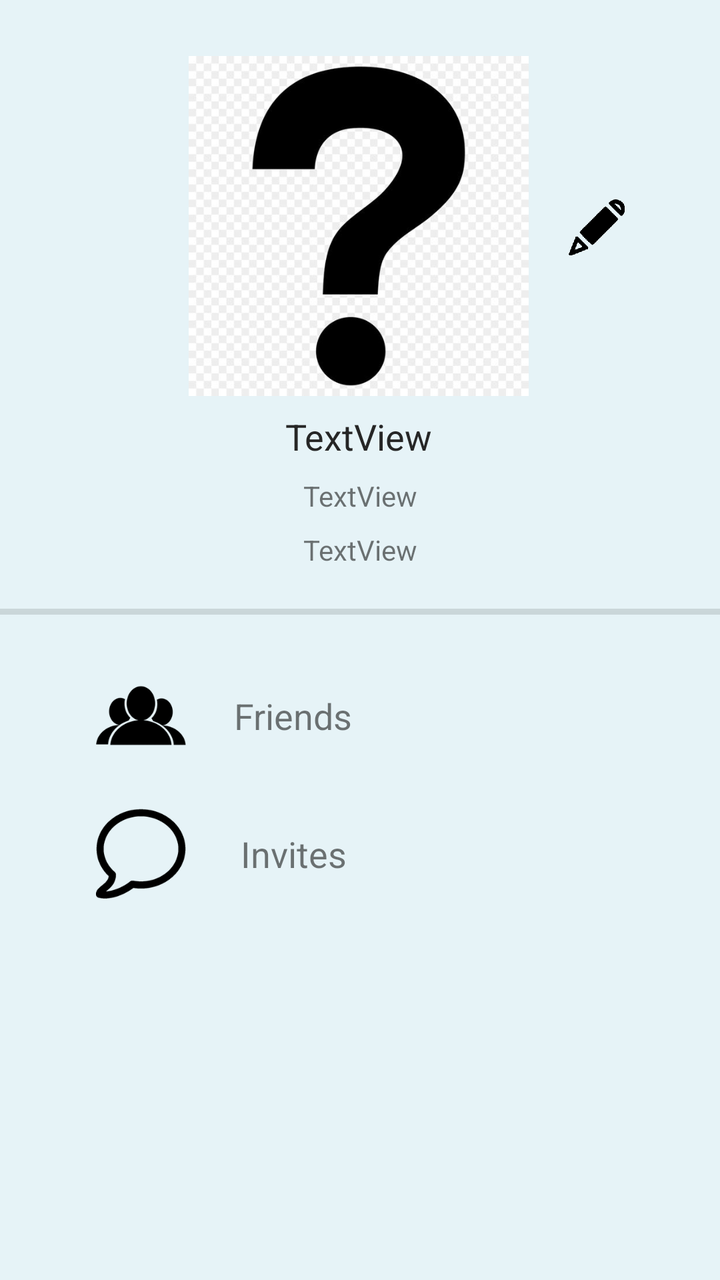
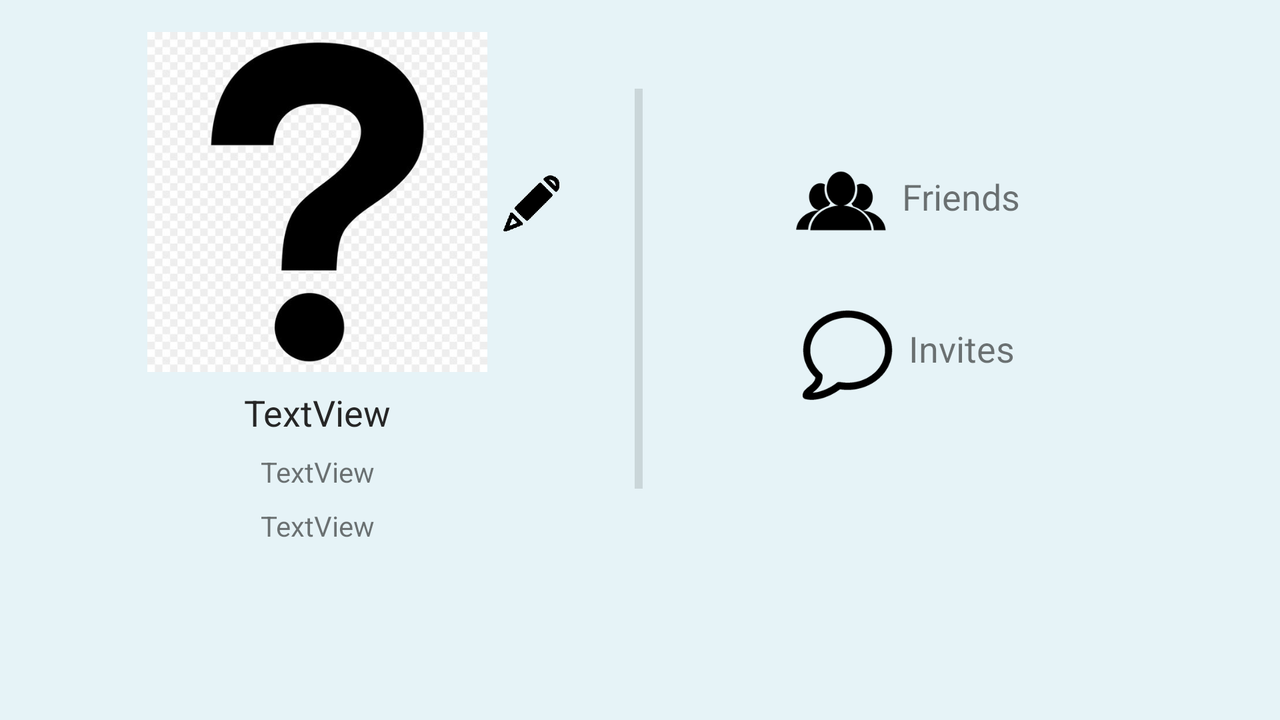

Compare how this app lays out the same screen by default and in its alternative resource folder. The renders come first, then the two layout files and the values they reference.
<!-- AndroidManifest.xml: application theme AppTheme -->
<!-- res/layout/profile.xml -->
<?xml version="1.0" encoding="utf-8"?>
<androidx.constraintlayout.widget.ConstraintLayout xmlns:android="http://schemas.android.com/apk/res/android"
    xmlns:app="http://schemas.android.com/apk/res-auto"
    xmlns:tools="http://schemas.android.com/tools"
    android:layout_width="match_parent"
    android:layout_height="match_parent"
    android:background="@color/lightBlue">

    <ImageView
        android:id="@+id/imageViewProfilePic"
        android:layout_width="170dp"
        android:layout_height="170dp"
        android:layout_marginTop="28dp"
        app:layout_constraintEnd_toEndOf="parent"
        app:layout_constraintHorizontal_bias="0.497"
        app:layout_constraintStart_toStartOf="parent"
        app:layout_constraintTop_toTopOf="parent"
        app:srcCompat="@drawable/intorrogation_mark" />

    <TextView
        android:id="@+id/textViewName"
        android:layout_width="wrap_content"
        android:layout_height="wrap_content"
        android:layout_marginTop="8dp"
        android:text="TextView"
        android:textColor="@color/darkGray"
        android:textSize="18sp"
        app:layout_constraintEnd_toEndOf="@+id/imageViewProfilePic"
        app:layout_constraintStart_toStartOf="@+id/imageViewProfilePic"
        app:layout_constraintTop_toBottomOf="@+id/imageViewProfilePic" />

    <TextView
        android:id="@+id/textViewHomeTown"
        android:layout_width="wrap_content"
        android:layout_height="wrap_content"
        android:layout_marginTop="8dp"
        android:text="TextView"
        app:layout_constraintEnd_toEndOf="parent"
        app:layout_constraintHorizontal_bias="0.5"
        app:layout_constraintStart_toStartOf="parent"
        app:layout_constraintTop_toBottomOf="@+id/textViewName" />

    <TextView
        android:id="@+id/textViewEmail"
        android:layout_width="wrap_content"
        android:layout_height="wrap_content"
        android:layout_marginTop="8dp"
        android:text="TextView"
        app:layout_constraintEnd_toEndOf="parent"
        app:layout_constraintStart_toStartOf="parent"
        app:layout_constraintTop_toBottomOf="@+id/textViewHomeTown" />

    <View
        android:id="@+id/divider2"
        android:layout_width="395dp"
        android:layout_height="3dp"
        android:layout_marginTop="20dp"
        android:background="?android:attr/listDivider"
        app:layout_constraintEnd_toEndOf="parent"
        app:layout_constraintHorizontal_bias="0.5"
        app:layout_constraintStart_toStartOf="parent"
        app:layout_constraintTop_toBottomOf="@+id/textViewEmail" />

    <ImageView
        android:id="@+id/imageViewEditPhoto"
        android:layout_width="wrap_content"
        android:layout_height="wrap_content"
        android:layout_marginStart="20dp"
        app:layout_constraintBottom_toBottomOf="@+id/imageViewProfilePic"
        app:layout_constraintStart_toEndOf="@+id/imageViewProfilePic"
        app:layout_constraintTop_toTopOf="@+id/imageViewProfilePic"
        app:layout_constraintVertical_bias="0.505"
        app:srcCompat="@drawable/edit_icon" />

    <ImageView
        android:id="@+id/imageView12"
        android:layout_width="45dp"
        android:layout_height="45dp"
        android:layout_marginStart="48dp"
        android:layout_marginTop="28dp"
        app:layout_constraintStart_toStartOf="parent"
        app:layout_constraintTop_toBottomOf="@+id/divider2"
        app:srcCompat="@drawable/friends_icon" />

    <TextView
        android:id="@+id/textView9"
        android:layout_width="wrap_content"
        android:layout_height="wrap_content"
        android:layout_marginStart="24dp"
        android:text="@string/friends"
        android:textSize="18sp"
        app:layout_constraintBottom_toBottomOf="@+id/imageView12"
        app:layout_constraintStart_toEndOf="@+id/imageView12"
        app:layout_constraintTop_toTopOf="@+id/imageView12" />

    <ImageView
        android:id="@+id/imageView13"
        android:layout_width="45dp"
        android:layout_height="45dp"
        android:layout_marginTop="24dp"
        app:layout_constraintEnd_toEndOf="@+id/imageView12"
        app:layout_constraintHorizontal_bias="1.0"
        app:layout_constraintStart_toStartOf="@+id/imageView12"
        app:layout_constraintTop_toBottomOf="@+id/imageView12"
        app:srcCompat="@drawable/messages_icon" />

    <TextView
        android:id="@+id/textView11"
        android:layout_width="wrap_content"
        android:layout_height="wrap_content"
        android:text="@string/messages"
        android:textSize="18sp"
        app:layout_constraintBottom_toBottomOf="@+id/imageView13"
        app:layout_constraintEnd_toEndOf="@+id/textView9"
        app:layout_constraintStart_toStartOf="@+id/textView9"
        app:layout_constraintTop_toTopOf="@+id/imageView13" />
</androidx.constraintlayout.widget.ConstraintLayout>
<!-- resources referenced by this layout -->
<resources>
  <color name="darkGray">#262626</color>
  <color name="lightBlue">#e6f3f7</color>
  <!-- drawable edit_icon: png bitmap (drawable-hdpi, 1239 bytes) -->
  <!-- drawable friends_icon: png bitmap (drawable-hdpi, 2380 bytes) -->
  <!-- drawable intorrogation_mark: jpg bitmap (drawable-hdpi, 12794 bytes) -->
  <!-- drawable messages_icon: png bitmap (drawable-hdpi, 2906 bytes) -->
  <string name="friends">Friends</string>
  <string name="messages">Invites</string>
  <style name="AppTheme" parent="Theme.AppCompat.Light.DarkActionBar">
          
          <item name="colorPrimary">@color/colorPrimary</item>
          <item name="colorPrimaryDark">@color/colorPrimaryDark</item>
          <item name="colorAccent">@color/lightGray2</item>
      </style>
  <color name="colorPrimary">#006666</color>
  <color name="colorPrimaryDark">#006666</color>
  <color name="lightGray2">#7a7a7a</color>
</resources>
<!-- res/layout-land/profile.xml (the repository's variant of the layout above) -->
<!-- drawn on the phone turned sideways -->
<?xml version="1.0" encoding="utf-8"?>
<androidx.constraintlayout.widget.ConstraintLayout xmlns:android="http://schemas.android.com/apk/res/android"
    xmlns:app="http://schemas.android.com/apk/res-auto"
    xmlns:tools="http://schemas.android.com/tools"
    android:layout_width="match_parent"
    android:layout_height="match_parent"
    android:background="@color/lightBlue">

    <ImageView
        android:id="@+id/imageViewProfilePic"
        android:layout_width="170dp"
        android:layout_height="170dp"
        android:layout_marginStart="8dp"
        android:layout_marginTop="16dp"
        android:layout_marginEnd="8dp"
        app:layout_constraintEnd_toStartOf="@+id/divider5"
        app:layout_constraintStart_toStartOf="parent"
        app:layout_constraintTop_toTopOf="parent"
        app:srcCompat="@drawable/intorrogation_mark" />

    <TextView
        android:id="@+id/textViewName"
        android:layout_width="wrap_content"
        android:layout_height="wrap_content"
        android:layout_marginTop="8dp"
        android:text="TextView"
        android:textColor="@color/darkGray"
        android:textSize="18sp"
        app:layout_constraintEnd_toEndOf="@+id/imageViewProfilePic"
        app:layout_constraintStart_toStartOf="@+id/imageViewProfilePic"
        app:layout_constraintTop_toBottomOf="@+id/imageViewProfilePic" />

    <TextView
        android:id="@+id/textViewHomeTown"
        android:layout_width="wrap_content"
        android:layout_height="wrap_content"
        android:layout_marginTop="8dp"
        android:text="TextView"
        app:layout_constraintEnd_toEndOf="@+id/textViewName"
        app:layout_constraintStart_toStartOf="@+id/textViewName"
        app:layout_constraintTop_toBottomOf="@+id/textViewName" />

    <TextView
        android:id="@+id/textViewEmail"
        android:layout_width="wrap_content"
        android:layout_height="wrap_content"
        android:layout_marginTop="8dp"
        android:text="TextView"
        app:layout_constraintEnd_toEndOf="@+id/textViewHomeTown"
        app:layout_constraintStart_toStartOf="@+id/textViewHomeTown"
        app:layout_constraintTop_toBottomOf="@+id/textViewHomeTown" />

    <ImageView
        android:id="@+id/imageViewEditPhoto"
        android:layout_width="wrap_content"
        android:layout_height="wrap_content"
        android:layout_marginStart="8dp"
        app:layout_constraintBottom_toBottomOf="@+id/imageViewProfilePic"
        app:layout_constraintStart_toEndOf="@+id/imageViewProfilePic"
        app:layout_constraintTop_toTopOf="@+id/imageViewProfilePic"
        app:layout_constraintVertical_bias="0.505"
        app:srcCompat="@drawable/edit_icon" />

    <ImageView
        android:id="@+id/imageView12"
        android:layout_width="45dp"
        android:layout_height="45dp"
        android:layout_marginEnd="8dp"
        app:layout_constraintBottom_toBottomOf="@+id/imageViewEditPhoto"
        app:layout_constraintEnd_toStartOf="@+id/textView9"
        app:layout_constraintTop_toTopOf="@+id/imageViewEditPhoto"
        app:layout_constraintVertical_bias="0.588"
        app:srcCompat="@drawable/friends_icon" />

    <TextView
        android:id="@+id/textView9"
        android:layout_width="wrap_content"
        android:layout_height="wrap_content"
        android:layout_marginStart="8dp"
        android:layout_marginEnd="8dp"
        android:text="@string/friends"
        android:textSize="18sp"
        app:layout_constraintBottom_toBottomOf="@+id/imageView12"
        app:layout_constraintEnd_toEndOf="parent"
        app:layout_constraintStart_toEndOf="@+id/divider5"
        app:layout_constraintTop_toTopOf="@+id/imageView12"
        app:layout_constraintVertical_bias="0.38" />

    <ImageView
        android:id="@+id/imageView13"
        android:layout_width="45dp"
        android:layout_height="45dp"
        android:layout_marginTop="32dp"
        android:layout_marginEnd="8dp"
        app:layout_constraintEnd_toStartOf="@+id/textView11"
        app:layout_constraintTop_toBottomOf="@+id/imageView12"
        app:srcCompat="@drawable/messages_icon" />

    <TextView
        android:id="@+id/textView11"
        android:layout_width="wrap_content"
        android:layout_height="wrap_content"
        android:layout_marginStart="8dp"
        android:layout_marginEnd="8dp"
        android:text="@string/messages"
        android:textSize="18sp"
        app:layout_constraintBottom_toBottomOf="@+id/imageView13"
        app:layout_constraintEnd_toEndOf="parent"
        app:layout_constraintStart_toEndOf="@+id/divider5"
        app:layout_constraintTop_toTopOf="@+id/imageView13"
        app:layout_constraintVertical_bias="0.333" />

    <View
        android:id="@+id/divider5"
        android:layout_width="4dp"
        android:layout_height="200dp"
        android:layout_marginTop="8dp"
        android:layout_marginBottom="8dp"
        android:background="?android:attr/listDivider"
        app:layout_constraintBottom_toBottomOf="@+id/textViewEmail"
        app:layout_constraintEnd_toEndOf="parent"
        app:layout_constraintHorizontal_bias="0.499"
        app:layout_constraintStart_toStartOf="parent"
        app:layout_constraintTop_toTopOf="@+id/imageViewProfilePic" />
</androidx.constraintlayout.widget.ConstraintLayout>
